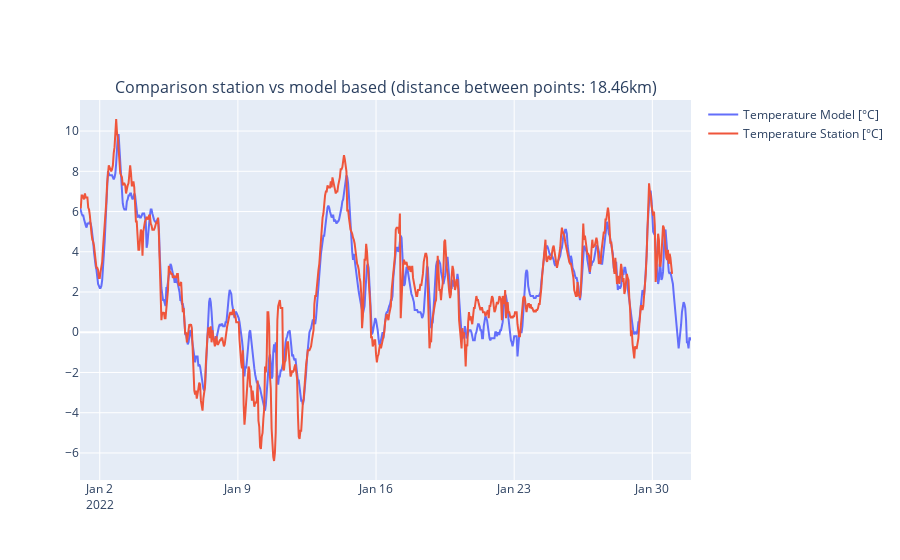

The notebook cell this image was saved under:
### Code cell
fig_compare_distance = make_subplots(
    specs=[[{}]],
    column_titles=[
        f"Comparison station vs model based (distance between points: {meta_data_station.distance/1000:.2f}km)"
    ],
)

fig_compare_distance.add_trace(
    go.Scatter(x=hourly_model.index, y=hourly_model["temperature_2m"], name="Temperature Model [°C]")
)
fig_compare_distance.add_trace(
    go.Scatter(x=hourly_station.index, y=hourly_station["temperature_C"], name="Temperature Station [°C]")
)

### Figure 1 — Plotly figure (JSON) as saved in the notebook; plotly's stock layout.template omitted (floating-point values rounded to 4 significant figures; data arrays with more than 128 entries replaced by an {"elided": "..."} marker saying what was removed)
{"data": [{"name": "Temperature Model [°C]", "type": "scatter", "x": {"elided": "744 str values"}, "y": {"elided": "744 float values"}}, {"name": "Temperature Station [°C]", "type": "scatter", "x": {"elided": "721 str values"}, "y": {"elided": "721 float values"}}], "layout": {"annotations": [{"font": {"size": 16}, "showarrow": false, "text": "Comparison station vs model based (distance between points: 18.46km)", "x": 0.5, "xanchor": "center", "xref": "paper", "y": 1, "yanchor": "bottom", "yref": "paper"}], "xaxis": {"anchor": "y", "domain": [0, 1]}, "yaxis": {"anchor": "x", "domain": [0, 1]}}}
